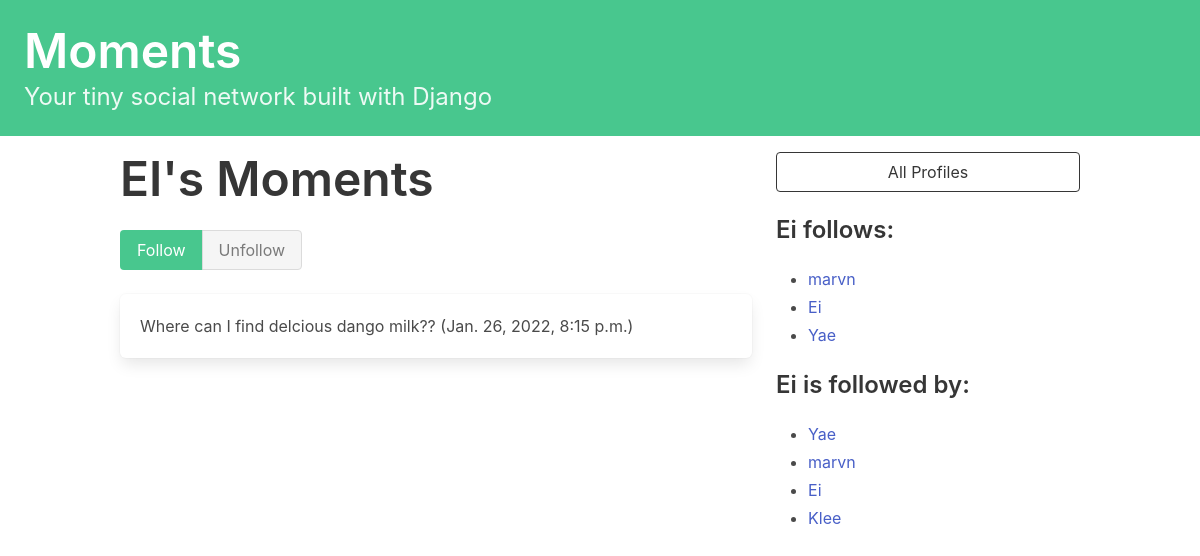
The page /profile/2 on the database its author committed.
### dwitter/models.py (models this page shows, shortened)
class Profile(models.Model):
    user = models.OneToOneField(User, on_delete=models.CASCADE)
    follows = models.ManyToManyField(
        "self",
        related_name="followed_by",
        symmetrical=False,
        blank=True
    )
    def __str__(self):
        return self.user.username

class Dweet(models.Model):
    user = models.ForeignKey(
        User, related_name="dweets", on_delete=models.DO_NOTHING
    )
    body = models.CharField(max_length=140)
    created_at = models.DateTimeField(auto_now_add=True)

### dwitter/views.py (the view, shortened to what this page needs)
# urls.py: path("profile/<int:pk>", profile, name="profile"),
def profile(request,pk):
    profile = Profile.objects.get(pk=pk)
    return render(request, "dwitter/profile.html", {"profile":profile})

### dwitter/templates/dwitter/profile.html (shortened to what this page needs)
{% extends 'base.html' %}
{% block content %}
<div class="column">
    <div class="block">
    <h1 class="title is-1">
        {{profile.user.username|upper}}'s Moments
    </h1>
    <form method ="post">
        <div class="buttons has-addons">
        {% if profile in user.profile.follows.all %}
            <button class="button is-success is-static">Follow</button>
            <button class="button is-danger" name="follow" value="unfollow">Unfollow</button>
        {% else %}
            <button class="button is-success" name="follow" value="follow">Follow</button>
            <button class="button is-danger is-static">Unfollow</button>
            {% endif %}
    </div>
    </form>
    </div>
    <div class="content">
        {% for dweet in profile.user.dweets.all %}
            <div class="box">
                {{ dweet.body }}
                <span class="is-small has_text-grey-light">
                    ({{ dweet.created_at }})
                </span>
            </div>
        {% endfor %}
    </div>
</div>
<div class="column is-one-third">
    <div class="block">
        <a href="{% url 'dwitter:profile_list' %}">
            <button class="button is-dark is-outlined is-fullwidth">
                All Profiles
            </button>
        </a>
    </div>
    <div class="block">
        <h3 class="title is-4">
            {{profile.user.username}} follows:
        </h3>
        <div class="content">
            <ul>
            {% for following in profile.follows.all %}
                <li>
                    <a href="{% url 'dwitter:profile' following.id %}">
                            {{ following }}
                    </a>
                </li>
            {% endfor %}
            </ul>
        </div>
    </div>
    <div class="block">
        <h3 class="title is-4">
            {{profile.user.username}} is followed by:
        </h3>
        <div class="content">
            <ul>
            {% for follower in profile.followed_by.all %}
                <li>
                    <a href="{% url 'dwitter:profile' follower.id %}">
                        {{ follower }}
                    </a>
                </li>
            {% endfor %}
            </ul>
        </div>
    </div>
</div>
{% endblock content %}

### rows shown on the page
Profile: user.username "EI", user.username "Ei"
Dweet: body "Where can I find delcious dango milk??", created_at "Jan. 26, 2022, 8:15 p.m."
Profile: user.username "marvn"
Profile: user.username "Yae"
Profile: user.username "Klee"
